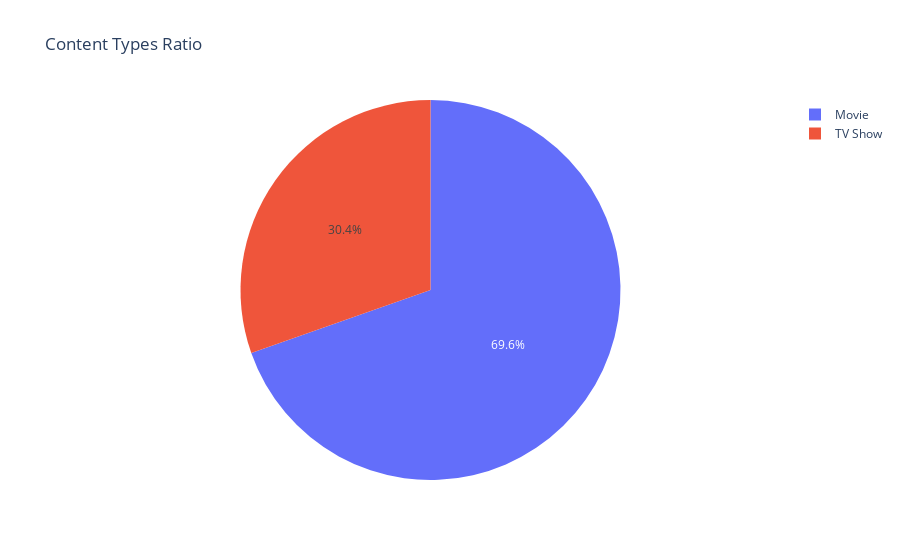

Notebook code cell kept with this figure:
### Markdown cell above
# Content Types Ratio (Pie Chart):

### Code cell
content_type_ratio = df['type'].value_counts()
fig = px.pie(names=content_type_ratio.index, values=content_type_ratio.values, title='Content Types Ratio')
fig.show()

### Figure 1 — Plotly figure (JSON) as saved in the notebook; plotly's stock layout.template omitted (floating-point values rounded to 4 significant figures)
{"data": [{"domain": {"x": [0, 1], "y": [0, 1]}, "hovertemplate": "label=%{label}<br>value=%{value}<extra></extra>", "labels": ["Movie", "TV Show"], "legendgroup": "", "name": "", "showlegend": true, "type": "pie", "values": [6131, 2676]}], "layout": {"legend": {"tracegroupgap": 0}, "title": {"text": "Content Types Ratio"}}}
